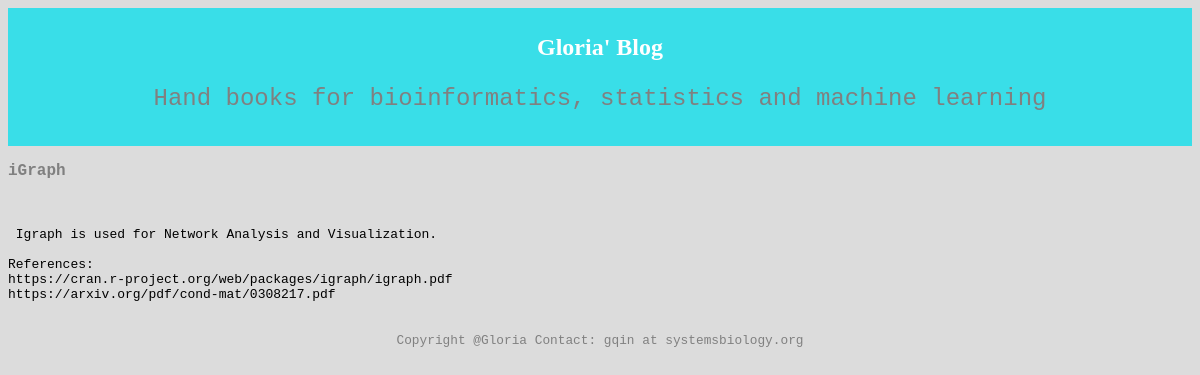
The app's page /blog/paragraph/5/ with its own data.
### blog/models.py (models this page shows, shortened)
class Paragraph(models.Model):
    title = models.ForeignKey(Title, on_delete=models.CASCADE, default = '')
    subtitle = models.ForeignKey(Subtitle, on_delete=models.CASCADE, default = '' )
    pub_date = models.DateTimeField('date published')
    context = models.TextField(max_length=5000)

class Subtitle(models.Model):
    title = models.ForeignKey(Title, on_delete=models.CASCADE, default = '')
    pub_date = models.DateTimeField('date published')
    context = models.CharField(max_length=200,default = '' )
    def __str__(self):
        return self.context

### blog/views.py (the view)
# urls.py: path('paragraph/<int:sub_id>/', views.ParagraphView.as_view(), name='paragraph'),
class ParagraphView(generic.ListView):
    template_name = 'blog/paragraph.html'
    context_object_name = 'latest_paragraph_list'
    @property
    def sub_id(self):
       return self.kwargs['sub_id']
    def get_queryset(self):
        print(f"sub_id = {self.sub_id}")
        return Paragraph.objects.all().filter(subtitle=self.sub_id).order_by('-pub_date')

### blog/templates/blog/paragraph.html (shortened to what this page needs)
{% load static %}
<link rel="stylesheet" type="text/css" href="{% static 'blog/style.css' %}">
<div class="header">
    <h1>Gloria' Blog</h1>
    <p>Hand books for bioinformatics, statistics and machine learning</p>
  </div>
{% for paragraph in latest_paragraph_list %}
    <p> <b> {{paragraph.subtitle}}</b></p> </br>
    <pre> {{ paragraph.context }} </pre>
    {% endfor %}
<div class="footer">
    <p>Copyright @Gloria Contact: gqin at systemsbiology.org</p>
  </div>

### blog/static/blog/style.css (style rules this page uses)
h1 { color: white; font-family: verdana; font-size: 100%; }
p { color: grey; font-family: courier; font-size: 100%; }
.header { padding: 10px; text-align: center; background: rgb(57,222,232); color: white; font-size: 150%; }
.footer { padding: 5px; text-align: center; font-size: 80%; color: black; }

### records on screen
Paragraph: subtitle "iGraph", context "Igraph is used for Network Analysis and Visualization. References: https://cran.r-project.org/web/packages/igraph/igraph.pdf https://arxiv.org/pdf/cond-mat/0308217.pdf"
